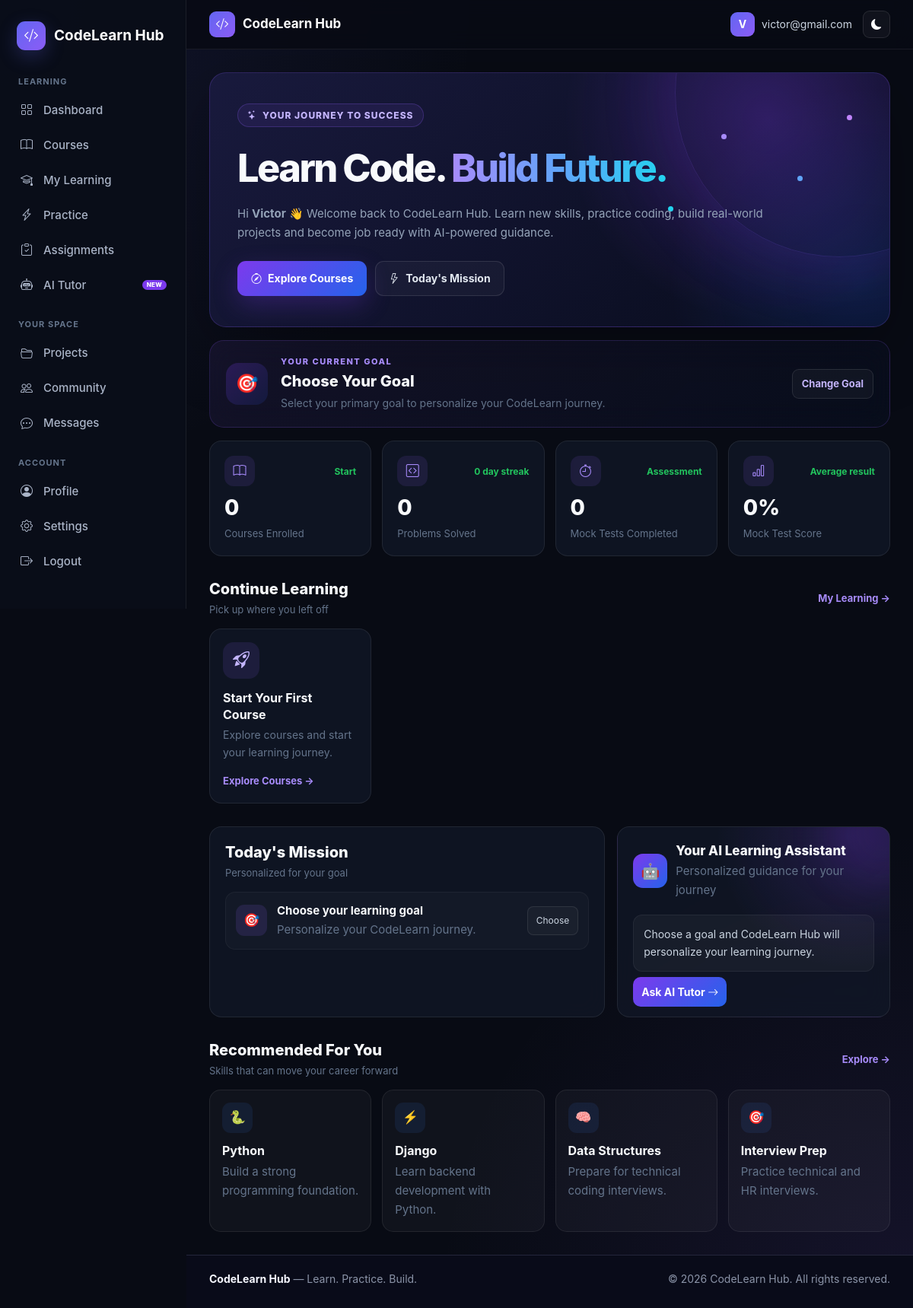
The app's page /dashboard/ (signed in), older data.
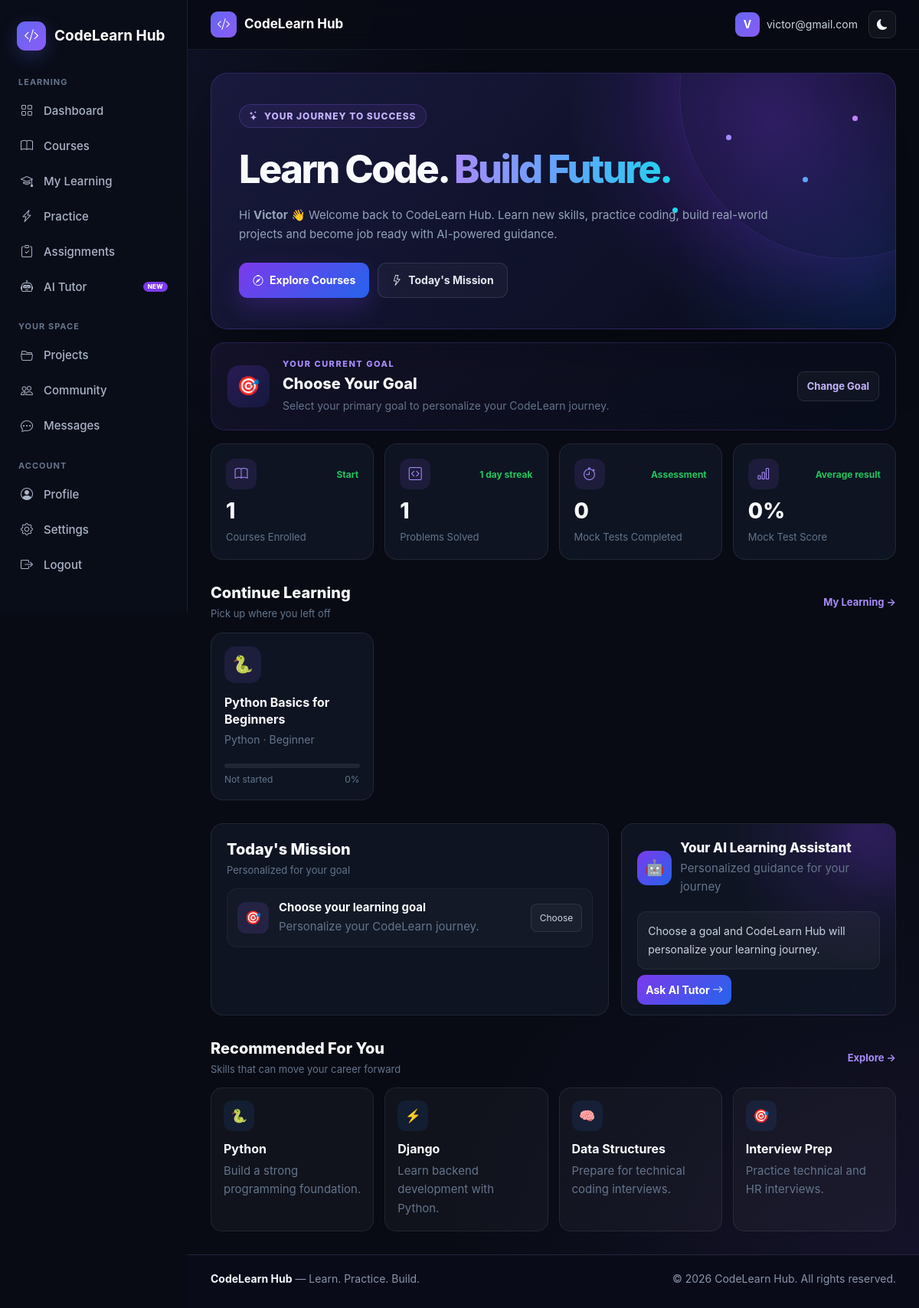
The same page, newer data.
### blog/models.py (models this page shows, shortened)
class Enrollment(models.Model):
    STATUS_CHOICES = [
        ('ENROLLED', 'Enrolled'),
        ('IN_PROGRESS', 'In progress'),
        ('COMPLETED', 'Completed'),
    ]
    student = models.ForeignKey(
        User,
        on_delete=models.CASCADE,
        related_name='enrollments'
    )
    course = models.ForeignKey(
        Post,
        on_delete=models.CASCADE,
        related_name='enrolled_students'
    )
    enrolled_at = models.DateTimeField(
        auto_now_add=True
    )
    status = models.CharField(max_length=20, choices=STATUS_CHOICES, default='ENROLLED')
    started_at = models.DateTimeField(null=True, blank=True)
    last_accessed_at = models.DateTimeField(null=True, blank=True)
    completed_at = models.DateTimeField(null=True, blank=True)
    progress = models.PositiveIntegerField(
        default=0
    )
    completed = models.BooleanField(
        default=False
    )
    class Meta:
        unique_together = ('student', 'course')
        ordering = ['-enrolled_at']

class Post(models.Model):
    STATUS_CHOICES = [
        ('DRAFT', 'Draft'),
        ('PUBLISHED', 'Published'),
        ('ARCHIVED', 'Archived'),
    ]
    CATEGORY_CHOICES = [
        ('Python', 'Python'),
        ('Django', 'Django'),
        ('AI', 'AI'),
        ('Java', 'Java'),
        ('JavaScript', 'JavaScript'),
        ('C++', 'C++'),
        ('C#', 'C#'),
        ('PHP', 'PHP'),
        ('Ruby', 'Ruby'),
        ('Go', 'Go'),
        ('Swift', 'Swift'),
        ('Kotlin', 'Kotlin'),
        ('Rust', 'Rust'),
        ('TypeScript', 'TypeScript'),
        ('SQL', 'SQL'),
        ('HTML/CSS', 'HTML/CSS'),
        ('Other', 'Other'),
    ]
    DIFFICULTY_CHOICES = [
        ('Beginner', 'Beginner'),
        ('Intermediate', 'Intermediate'),
        ('Advanced', 'Advanced'),
    ]
    title = models.CharField(
        max_length=100
    )
    category = models.CharField(
        max_length=20,
        choices=CATEGORY_CHOICES,
        default='Python'
    )
    description = models.TextField(
        blank=True
    )
    difficulty = models.CharField(
        max_length=20,
        choices=DIFFICULTY_CHOICES,
        default='Beginner'
    )
    what_you_learn = models.TextField(
        blank=True
    )
    content = models.TextField()
    status = models.CharField(
        max_length=20,
        choices=STATUS_CHOICES,
        default='PUBLISHED',
    )
    sequential_learning = models.BooleanField(default=False)
    image = models.ImageField(
        upload_to='posts/',
        blank=True,
        null=True
    )
    author = models.ForeignKey(
        User,
        on_delete=models.CASCADE
    )
    created_at = models.DateTimeField(
        auto_now_add=True
    )

### blog/views.py (the view)
@login_required
def dashboard(request):
    profile, created = UserProfile.objects.get_or_create(
        user=request.user
    )
    recent_posts = Post.objects.filter(status='PUBLISHED').order_by(
        '-created_at'
    )[:4]
    my_enrollments = Enrollment.objects.filter(
        student=request.user
    ).select_related('course')
    for enrollment in my_enrollments:
        refresh_enrollment_progress(request.user, enrollment.course)
    context = {
        'username': request.user.username,
        'recent_posts': recent_posts,
        'user_profile': profile,
        'my_enrollments': my_enrollments,
        'dashboard_practice_stats': _practice_stats_for_user(request.user),
        'owned_project_count': Project.objects.filter(owner=request.user).count(),
    }
    return render(
        request,
        'blog/dashboard.html',
        context
    )

### blog/context_processors.py (called while the page is built)
def site_name(request):
    return {
        "SITE_NAME": settings.SITE_NAME
    }

def unread_message_count(request):
    if not request.user.is_authenticated:
        return {
            "UNREAD_MESSAGE_COUNT": 0
        }
    count = Message.objects.filter(
        Q(conversation__project_owner=request.user) |
        Q(conversation__participant=request.user),
        is_read=False
    ).exclude(
        sender=request.user
    ).count()
    return {
        "UNREAD_MESSAGE_COUNT": count
    }

### templates/blog/dashboard.html (shortened to what the changed rows need)
{% extends "blog/base.html" %}
{% load static %}
{% block extra_css %}
<link rel="stylesheet" href="{% static 'css/dashboard.css' %}">
{% endblock %}
{% block content %}
<section class="hero">
    <div class="hero-content">
        <h1>
            Learn Code.
            <span class="gradient-text">
            </span>
        </h1>
    </div>
</section>
<section class="goal-section">
    <div class="goal-card-main">
        <div class="goal-content">
            {% if user_profile.goal == "job" %}
                <h2>Get a Job</h2>
                <p>
                    Become job-ready with practical
                    skills, projects and career preparation.
                </p>
            {% elif user_profile.goal == "skill" %}
                <h2>Learn New Skills</h2>
                <p>
                    Build strong programming skills
                    through structured learning.
                </p>
            {% elif user_profile.goal == "projects" %}
                <h2>Build Projects</h2>
                <p>
                    Build real-world applications
                    and strengthen your portfolio.
                </p>
            {% elif user_profile.goal == "interview" %}
                <h2>Prepare for Interviews</h2>
                <p>
                    Practice technical, HR and mock
                    interviews and become interview-ready.
                </p>
            {% else %}
                <h2>Choose Your Goal</h2>
            {% endif %}
        </div>
    </div>
</section>
<section class="stats">
    <div class="stat-card">
        <div class="stat-top">
            <div class="stat-icon">
            </div>
            <span class="stat-change">
            </span>
        </div>
        <div class="stat-value">
            {{ my_enrollments|length }}
        </div>
        <div class="stat-label">
            Courses Enrolled
        </div>
    </div>
    <div class="stat-card">
        <div class="stat-top">
            <div class="stat-icon">
                <i class="bi bi-code-square"></i>
            </div>
            <span class="stat-change">
                {{ dashboard_practice_stats.streak }} day streak
            </span>
        </div>
        <div class="stat-value">
            {{ dashboard_practice_stats.solved }}
        </div>
        <div class="stat-label">
            Problems Solved
        </div>
    </div>
</section>
<section class="section">
    <div class="course-grid">
        {% for enrollment in my_enrollments %}
            {% with post=enrollment.course %}
            <a
                href="{% url 'blog:post_detail' post.pk %}"
                class="course-card"
            >
                <div class="course-icon">
                    {% if post.category == "Python" %}
                        🐍
                    {% elif post.category == "Django" %}
                        ⚡
                    {% elif post.category == "AI" %}
                        🤖
                    {% elif post.category == "JavaScript" %}
                        JS
                    {% else %}
                        <i class="bi bi-code-square"></i>
                    {% endif %}
                </div>
                <h4>
                    {{ post.title }}
                </h4>
                <p>
                    {{ post.category }}
                    ·
                    {{ post.difficulty }}
                </p>
                <div class="progress-wrap">
                    <div class="progress-bg">
                    </div>
                    <div class="progress-info">
                        <span>
                            {% if enrollment.progress == 0 %}
                                Not started
                            {% else %}
                                Continue learning
                            {% endif %}
                        </span>
                        <span>
                            {{ enrollment.progress }}%
                        </span>
                    </div>
                </div>
            </a>
            {% endwith %}
        {% empty %}
            <a
                href="{% url 'blog:blogpage' %}"
                class="course-card"
            >
                <div class="course-icon">
                    <i class="bi bi-rocket-takeoff"></i>
                </div>
                <h4>
                    Start Your First Course
                </h4>
                <p>
                    Explore courses and start
                    your learning journey.
                </p>
                <div class="progress-wrap">
                    <span class="view-all">
                        Explore Courses →
                    </span>
                </div>
            </a>
        {% endfor %}
    </div>
</section>
{% endblock %}

Row changes from the older to the newer data that the page shows:
added Enrollment: course "Python Basics for Beginners", course.category "Python", course.difficulty "Beginner", shows "Not started", progress "0"
Text that changed along with them:
{{ my_enrollments|length }}: "0" → "1"
{{ dashboard_practice_stats.streak }}: "0" → "1"
{{ dashboard_practice_stats.solved }}: "0" → "1"
text no longer shown: "Start Your First Course Explore courses and start your learning journey. Explore Courses →"
